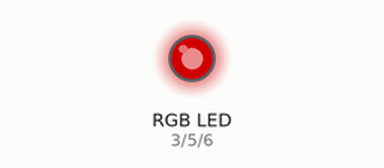
The sketch below on a simulated Arduino Uno, built with avr-gcc and run on an emulated ATmega328P. On the bench: an RGB LED mixed from three pins (HIGH = lit). Dim RGB values are drawn brighter than linear.

Above: at 0.05 s.
At 3.5 s:
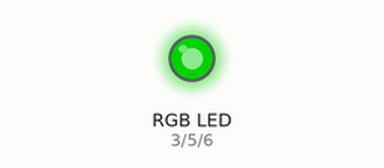
At 5.25 s:
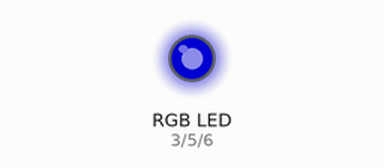
At 7.0 s:
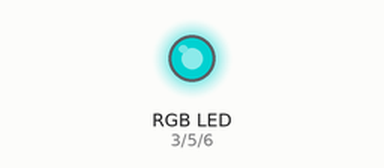
At 10.5 s:
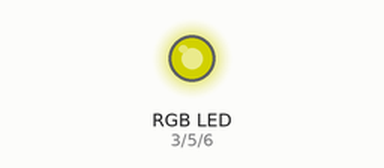
At 14.0 s:
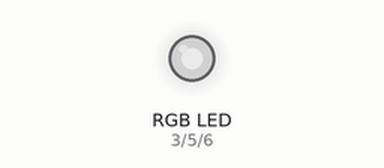
Timing chart, 0 to 18.2 s (numbered marks = the images above):
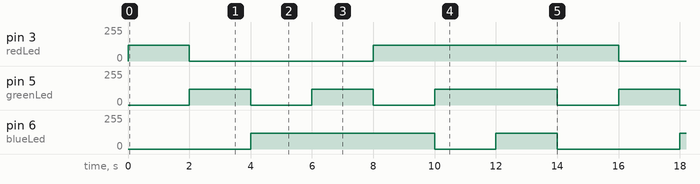

Measured:
- by itself, pin 3 (redLed): repeats every 14.0 s: 0/255 6.0 s, 120/255 8.0 s
- by itself, pin 5 (greenLed): repeats every 14.0 s: 0/255 2.0 s, 120/255 2.0 s, 0/255 2.0 s, 120/255 4.0 s, 0/255 2.0 s, 120/255 2.0 s
- by itself, pin 6 (blueLed): repeats every 14.0 s: 0/255 2.0 s, 120/255 2.0 s, 0/255 4.0 s, 120/255 6.0 s

The sketch:

rgb_led.ino
```cpp
// Pins
int blueLed = 6;
int greenLed = 5;
int redLed = 3;

void setup() {

  // Setup pins
  pinMode(blueLed, OUTPUT);
  pinMode(greenLed, OUTPUT);
  pinMode(redLed, OUTPUT);

}

void loop() {

  // Red
  ledControl(120, 0, 0);
  delay(2000);

  // Green
  ledControl(0, 120, 0);
  delay(2000);

  // Blue
  ledControl(0, 0, 120);
  delay(2000);

  // Cyan
  ledControl(0, 120, 120);
  delay(2000);

  // Magenta
  ledControl(120, 0, 120);
  delay(2000);

  // Yellow
  ledControl(120, 120, 0);
  delay(2000);

  // White
  ledControl(120, 120, 120);
  delay(2000);

}

void ledControl(int redIntensity, int greenIntensity, int blueIntensity) {

  analogWrite(blueLed, blueIntensity);
  analogWrite(redLed, redIntensity);
  analogWrite(greenLed, greenIntensity);

}
```
